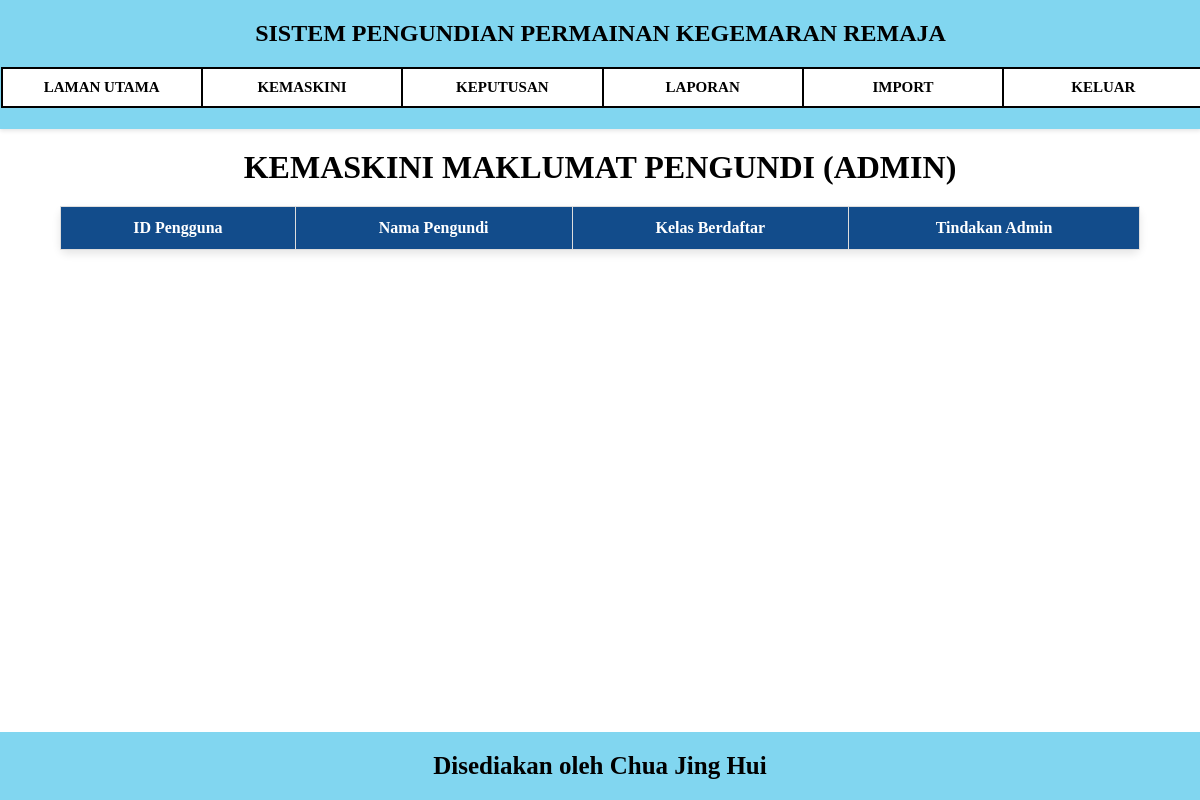
/kemaskini.php, run on an earlier commit of the app's database.
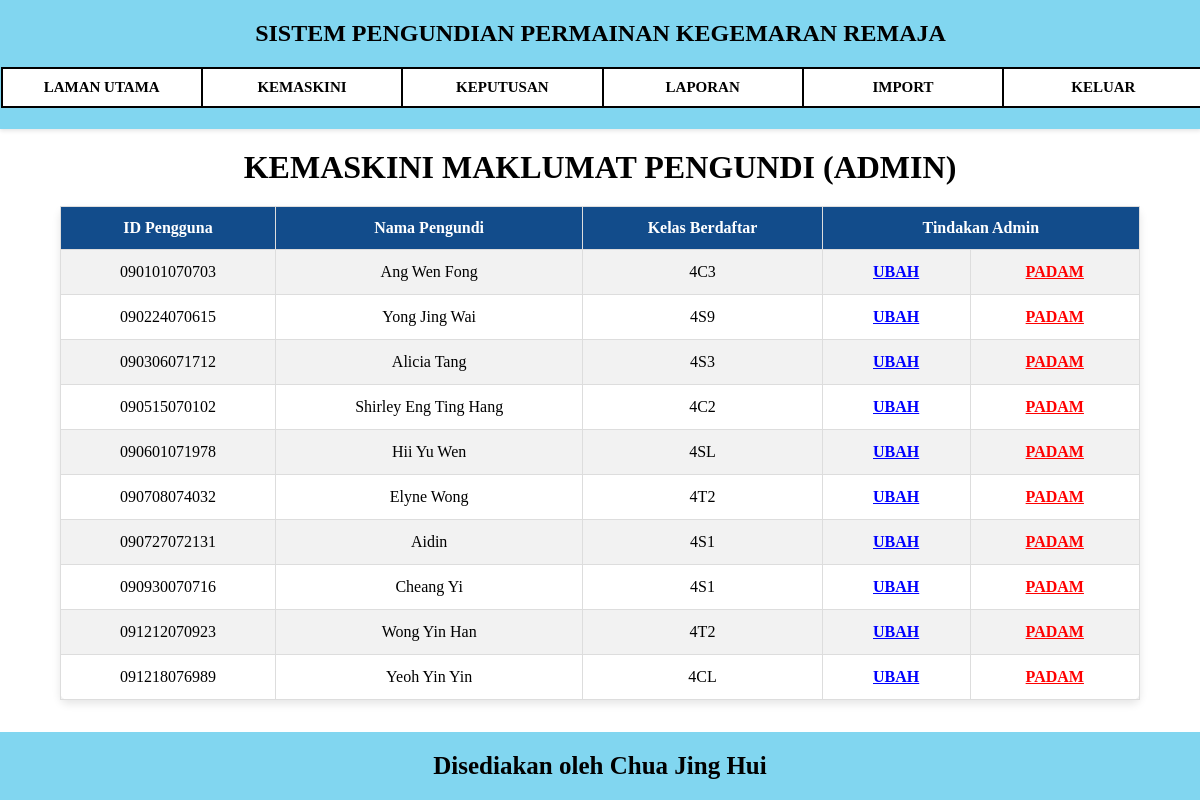
And on a later commit of the database.
### tables this page shows
CREATE TABLE `pengundi` (
  `IDPengguna` varchar(12) NOT NULL,
  `Nama` varchar(255) NOT NULL,
  `IDKelas` varchar(3) NOT NULL
);

CREATE TABLE `kelas` (
  `IDKelas` varchar(3) NOT NULL,
  `Kelas` varchar(3) NOT NULL
);

### kemaskini.php (the view, shortened to what this page needs)
<?php
require "config.php";
$arahan_sql = "SELECT pengundi.IDPengguna, pengundi.Nama, kelas.Kelas
                FROM pengundi
                INNER JOIN kelas ON pengundi.IDKelas = kelas.IDKelas
                ORDER BY pengundi.IDPengguna ASC";
$hasil_carian = mysqli_query($sambungan, $arahan_sql);
?>
<!DOCTYPE html>
<html>
    <head>
        <link rel="stylesheet" href="styles.css">
    </head>
    <body>
        <nav class="nav">
            <div class="navTop">
                <h1>SISTEM PENGUNDIAN PERMAINAN KEGEMARAN REMAJA</h1>
            </div>
            <div class="navButtons">
                <a href="lamanUtamaAdmin.php" class="nav-btn">LAMAN UTAMA</a>
                <a href="kemaskini.php" class="nav-btn">KEMASKINI</a>
                <a href="keputusanAdmin.php" class="nav-btn">KEPUTUSAN</a>
                <a href="laporan.php" class="nav-btn">LAPORAN</a>
                <a href="import.php" class="nav-btn">IMPORT</a>
                <a href="login.php" class="nav-btn">KELUAR</a>
            </div>
        </nav>
        <center>
            <h1 style="margin: 20px 0;">KEMASKINI MAKLUMAT PENGUNDI (ADMIN)</h1>
            <table class="kemaskini">
                <thead>
                    <tr>
                        <th>ID Pengguna</th>
                        <th>Nama Pengundi</th>
                        <th>Kelas Berdaftar</th>
                        <th colspan="2">Tindakan Admin</th>
                    </tr>
                </thead>
                <tbody>
                    <?php
                        while($baris = mysqli_fetch_assoc($hasil_carian)) {
                            echo "<tr>";
                            echo "<td>" . $baris['IDPengguna'] . "</td>";
                            echo "<td>" . $baris['Nama'] . "</td>";
                            echo "<td>" . $baris['Kelas'] . "</td>";
                            echo "<td>
                                    <form action='edit_pengundi.php' method='POST' style='margin: 0;'>
                                        <input type='hidden' name='id_pengguna' value='" . $baris['IDPengguna'] . "'>
                                        <button type='submit' style='color: blue; font-weight: bold; background: none; border: none; cursor: pointer; font-size: 16px; text-decoration: underline;'>UBAH</button>
                                    </form>
                                </td>";
                            echo "<td>
                                    <form action='padam_pengundi.php' method='POST' style='margin: 0;' onsubmit='return confirm(\"Adakah anda pasti untuk padam rekod pengundi ini secara kekal?\")'>
                                        <input type='hidden' name='id_pengguna' value='" . $baris['IDPengguna'] . "'>
                                        <button type='submit' style='color: red; font-weight: bold; background: none; border: none; cursor: pointer; font-size: 16px; text-decoration: underline;'>PADAM</button>
                                    </form>
                                </td>";
                            echo "</tr>";
                        }
                    ?>
                </tbody>
            </table>
        </center>
    <footer>
        <span>Disediakan oleh Chua Jing Hui</span>
    </footer>
    </body>
</html>

### styles.css (style rules this page uses)
html { height: 100%; }
body { font-family: "Times New Roman", sans-serif; display: flex; flex-direction: column; min-height: 100vh; margin: 0; }
button, select, input::placeholder { font-family: "Times New Roman", sans-serif; }
nav { background-color: #81d6f0; padding: 0.5px; width: 100%; position: sticky; top: 0; left: 0; box-shadow: 0 2px 4px rgba(0, 0, 0, 0.1); text-align: center; }
.navTop { align-items: center; justify-content: space-between; width: 100%; }
.navButtons { display: flex; text-align: center; justify-content: center; margin: 20px auto; width: 100%; border: 2px solid black; background-color: white; }
.nav-btn { flex: 1; text-decoration: none; color: black; padding: 10px 30px; font-weight: bold; font-size: 15px; display: inline-block; }
.nav-btn:not(:last-child) { border-right: 2px solid black; }
table { width: 60%; margin-bottom: 30px; border-radius: 8px; text-align: center; margin: auto; }
.kemaskini { width: 90%; margin: 20px auto; border-collapse: collapse; background-color: white; box-shadow: 0 4px 8px rgba(0,0,0,0.1); }
.kemaskini thead { background-color: #124c8b; color: white; }
.kemaskini th, .kemaskini td { padding: 12px; border: 1px solid #ddd; text-align: center; }
.kemaskini tbody tr:nth-child(odd) { background-color: #f2f2f2; }
footer { background-color: #81d6f0; text-align: center; font-size: 25px; font-weight: bold; padding: 20px 0; width: 100%; height: auto; margin-top: auto; }

What changed in the data, as far as the page shows it:
added pengundi: IDPengguna "090101070703", Nama "Ang Wen Fong", IDKelas.Kelas "4C3"
added pengundi: IDPengguna "090224070615", Nama "Yong Jing Wai", IDKelas.Kelas "4S9"
added pengundi: IDPengguna "090306071712", Nama "Alicia Tang", IDKelas.Kelas "4S3"
added pengundi: IDPengguna "090515070102", Nama "Shirley Eng Ting Hang", IDKelas.Kelas "4C2"
added pengundi: IDPengguna "090601071978", Nama "Hii Yu Wen", IDKelas.Kelas "4SL"
added pengundi: IDPengguna "090708074032", Nama "Elyne Wong", IDKelas.Kelas "4T2"
added pengundi: IDPengguna "090727072131", Nama "Aidin", IDKelas.Kelas "4S1"
added pengundi: IDPengguna "090930070716", Nama "Cheang Yi", IDKelas.Kelas "4S1"
added pengundi: IDPengguna "091212070923", Nama "Wong Yin Han", IDKelas.Kelas "4T2"
added pengundi: IDPengguna "091218076989", Nama "Yeoh Yin Yin", IDKelas.Kelas "4CL"
